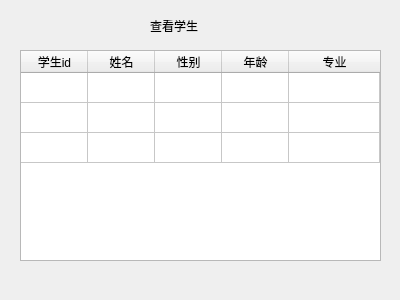
<?xml version="1.0" encoding="UTF-8"?>
<ui version="4.0">
 <class>t_2</class>
 <widget class="QDialog" name="t_2">
  <property name="geometry">
   <rect>
    <x>0</x>
    <y>0</y>
    <width>400</width>
    <height>300</height>
   </rect>
  </property>
  <property name="windowTitle">
   <string>Dialog</string>
  </property>
  <widget class="QLabel" name="label">
   <property name="geometry">
    <rect>
     <x>150</x>
     <y>20</y>
     <width>54</width>
     <height>12</height>
    </rect>
   </property>
   <property name="text">
    <string>查看学生</string>
   </property>
  </widget>
  <widget class="QTableWidget" name="tableWidget">
   <property name="geometry">
    <rect>
     <x>20</x>
     <y>50</y>
     <width>361</width>
     <height>211</height>
    </rect>
   </property>
   <property name="editTriggers">
    <set>QAbstractItemView::NoEditTriggers</set>
   </property>
   <property name="selectionBehavior">
    <enum>QAbstractItemView::SelectRows</enum>
   </property>
   <attribute name="horizontalHeaderVisible">
    <bool>true</bool>
   </attribute>
   <attribute name="horizontalHeaderCascadingSectionResizes">
    <bool>false</bool>
   </attribute>
   <attribute name="horizontalHeaderDefaultSectionSize">
    <number>67</number>
   </attribute>
   <attribute name="horizontalHeaderHighlightSections">
    <bool>true</bool>
   </attribute>
   <attribute name="horizontalHeaderShowSortIndicator" stdset="0">
    <bool>false</bool>
   </attribute>
   <attribute name="horizontalHeaderStretchLastSection">
    <bool>true</bool>
   </attribute>
   <attribute name="verticalHeaderVisible">
    <bool>false</bool>
   </attribute>
   <attribute name="verticalHeaderStretchLastSection">
    <bool>false</bool>
   </attribute>
   <row>
    <property name="text">
     <string>新建行</string>
    </property>
   </row>
   <row>
    <property name="text">
     <string>新建行</string>
    </property>
   </row>
   <row>
    <property name="text">
     <string>新建行</string>
    </property>
   </row>
   <column>
    <property name="text">
     <string>学生id</string>
    </property>
   </column>
   <column>
    <property name="text">
     <string>姓名</string>
    </property>
   </column>
   <column>
    <property name="text">
     <string>性别</string>
    </property>
   </column>
   <column>
    <property name="text">
     <string>年龄</string>
    </property>
   </column>
   <column>
    <property name="text">
     <string>专业</string>
    </property>
   </column>
  </widget>
 </widget>
 <resources/>
 <connections/>
</ui>
